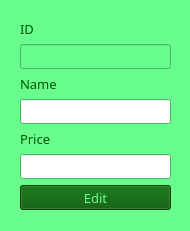
<?xml version="1.0" encoding="UTF-8"?>
<ui version="4.0">
 <class>edit</class>
 <widget class="QWidget" name="edit">
  <property name="geometry">
   <rect>
    <x>0</x>
    <y>0</y>
    <width>190</width>
    <height>231</height>
   </rect>
  </property>
  <property name="palette">
   <palette>
    <active>
     <colorrole role="Base">
      <brush brushstyle="SolidPattern">
       <color alpha="255">
        <red>255</red>
        <green>255</green>
        <blue>255</blue>
       </color>
      </brush>
     </colorrole>
     <colorrole role="Window">
      <brush brushstyle="SolidPattern">
       <color alpha="255">
        <red>104</red>
        <green>253</green>
        <blue>141</blue>
       </color>
      </brush>
     </colorrole>
    </active>
    <inactive>
     <colorrole role="Base">
      <brush brushstyle="SolidPattern">
       <color alpha="255">
        <red>255</red>
        <green>255</green>
        <blue>255</blue>
       </color>
      </brush>
     </colorrole>
     <colorrole role="Window">
      <brush brushstyle="SolidPattern">
       <color alpha="255">
        <red>104</red>
        <green>253</green>
        <blue>141</blue>
       </color>
      </brush>
     </colorrole>
    </inactive>
    <disabled>
     <colorrole role="Base">
      <brush brushstyle="SolidPattern">
       <color alpha="255">
        <red>104</red>
        <green>253</green>
        <blue>141</blue>
       </color>
      </brush>
     </colorrole>
     <colorrole role="Window">
      <brush brushstyle="SolidPattern">
       <color alpha="255">
        <red>104</red>
        <green>253</green>
        <blue>141</blue>
       </color>
      </brush>
     </colorrole>
    </disabled>
   </palette>
  </property>
  <property name="windowTitle">
   <string>Edit Menu</string>
  </property>
  <widget class="QWidget" name="">
   <property name="geometry">
    <rect>
     <x>20</x>
     <y>20</y>
     <width>151</width>
     <height>191</height>
    </rect>
   </property>
   <layout class="QGridLayout" name="gridLayout">
    <item row="0" column="0">
     <widget class="QLabel" name="label_3">
      <property name="font">
       <font>
        <family>MS Reference Sans Serif</family>
        <pointsize>10</pointsize>
       </font>
      </property>
      <property name="styleSheet">
       <string notr="true">color: rgb(0, 85, 0);</string>
      </property>
      <property name="text">
       <string>ID</string>
      </property>
     </widget>
    </item>
    <item row="1" column="0">
     <widget class="QLineEdit" name="lineEdit_3">
      <property name="enabled">
       <bool>false</bool>
      </property>
      <property name="font">
       <font>
        <family>MS Reference Sans Serif</family>
        <pointsize>10</pointsize>
       </font>
      </property>
     </widget>
    </item>
    <item row="2" column="0">
     <widget class="QLabel" name="label">
      <property name="font">
       <font>
        <family>MS Reference Sans Serif</family>
        <pointsize>10</pointsize>
       </font>
      </property>
      <property name="styleSheet">
       <string notr="true">color: rgb(0, 85, 0);</string>
      </property>
      <property name="text">
       <string>Name</string>
      </property>
     </widget>
    </item>
    <item row="3" column="0">
     <widget class="QLineEdit" name="lineEdit">
      <property name="font">
       <font>
        <family>MS Reference Sans Serif</family>
        <pointsize>10</pointsize>
       </font>
      </property>
     </widget>
    </item>
    <item row="4" column="0">
     <widget class="QLabel" name="label_2">
      <property name="font">
       <font>
        <family>MS Reference Sans Serif</family>
        <pointsize>10</pointsize>
       </font>
      </property>
      <property name="styleSheet">
       <string notr="true">color: rgb(0, 85, 0);</string>
      </property>
      <property name="text">
       <string>Price</string>
      </property>
     </widget>
    </item>
    <item row="5" column="0">
     <widget class="QLineEdit" name="lineEdit_2">
      <property name="font">
       <font>
        <family>MS Reference Sans Serif</family>
        <pointsize>10</pointsize>
       </font>
      </property>
     </widget>
    </item>
    <item row="6" column="0">
     <widget class="QPushButton" name="pushButton">
      <property name="font">
       <font>
        <family>MS Reference Sans Serif</family>
        <pointsize>10</pointsize>
       </font>
      </property>
      <property name="cursor">
       <cursorShape>PointingHandCursor</cursorShape>
      </property>
      <property name="styleSheet">
       <string notr="true">background-color: rgb(0, 85, 0);
color:  rgb(104, 253, 141);</string>
      </property>
      <property name="text">
       <string>Edit</string>
      </property>
     </widget>
    </item>
   </layout>
  </widget>
 </widget>
 <resources/>
 <connections/>
</ui>
